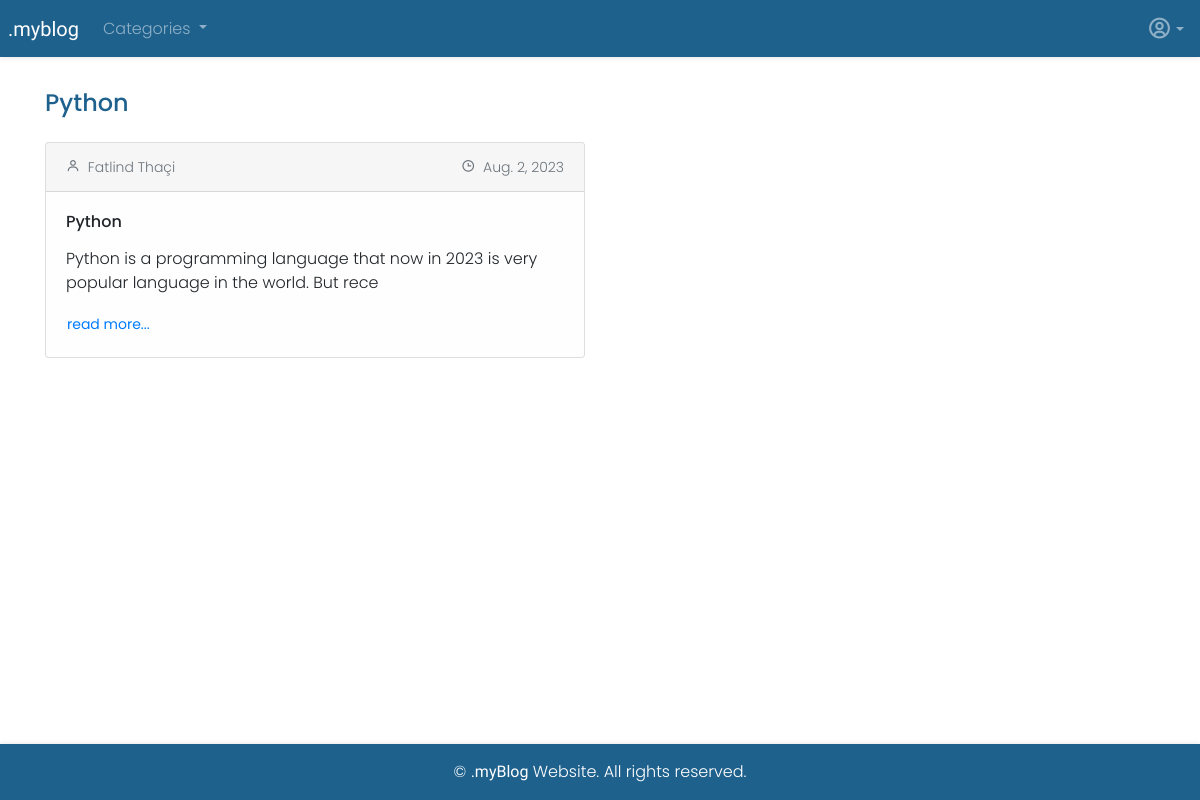
The page /category/python/ on the database its author committed.
### blog/models.py (models this page shows, shortened)
class Post(models.Model):
    title = models.CharField(max_length=255)
    title_tag = models.CharField(max_length=255, default="myBlog")
    author = models.ForeignKey(User, on_delete=models.CASCADE)
    body = RichTextField(blank=True, null=True)
    post_date = models.DateField(auto_now_add=True)
    category = models.CharField(max_length=250, default='coding')
    likes = models.ManyToManyField(User, related_name='blog_post')
    header_image = models.ImageField(null=True, blank=True, upload_to='images/')

### blog/views.py (the view)
# urls.py: path("category/<str:cats>/", CategoryView, name="category"),
def CategoryView(request, cats):
    category_posts = Post.objects.filter(category=cats.replace('-', ' '))
    cat_menu = Category.objects.all()
    return render(request, 'categories.html',
                  {'cats': cats.title().replace('-', ' '),
                   'category_posts': category_posts,
                   'cat_menu': cat_menu})

### blog/models.py (called while the page is built)
    def __str__(self):
        return self.name

### blog/templates/categories.html (shortened to what this page needs)
{% extends 'base.html' %}
{% load static %}
{% block content %}
{% if category_posts %}
  <h4 id="h4-tag" class="mb-4">{{ cats }}</h4>
  <div class="row">
    {% for post in category_posts %}
    <div class="col-sm-6">
      <div class="card post-card">
        <div class="card-header d-flex justify-content-between">
          <div>
            <small class="text-secondary" id="small-tag">
              <i class='bx bx-user pr-1'></i> {{ post.author.first_name }} {{ post.author.last_name }}
            </small>
          </div>
          <div>
            <small class="text-secondary" id="small-tag">
              <i class='bx bx-time px-1'></i> {{ post.post_date }}
            </small>
          </div>
        </div>
        <div class="card-body">
          <h6 class="card-title">
              {{ post.title }}
          </h6>
          <p class="card-text">{{ post.body|slice:":100"|safe }}</p>
          <a href="{% url 'article_detail' post.pk %}" class="btn text-primary p-0">
            <small>read more...</small>
          </a>
        </div>
      </div>
    </div>
      {% endfor %}
  </div>
{% endif %}
{% endblock %}

### blog/static/css/style.css (style rules this page uses)
html, body { margin: 0; padding: 0; height: 100%; font-family: 'Poppins', sans-serif; font-weight: 300; }
#h4-tag { font-family: 'Poppins', sans-serif; font-weight: 500; color: #1F618D; }
#small-tag { font-family: 'Poppins', sans-serif; font-weight: 300; color: #7B8FA1; }
.post-card { background-color: #FEFEFE; }

### rows shown on the page
Post: author.first_name "Fatlind", author.last_name "Thaçi", post_date "Aug. 2, 2023", title "Python", body "Python is a programming language that now in 2023 is very popular language in the world. But rece"

### other values the page prints
{{ cats }} "Python"
